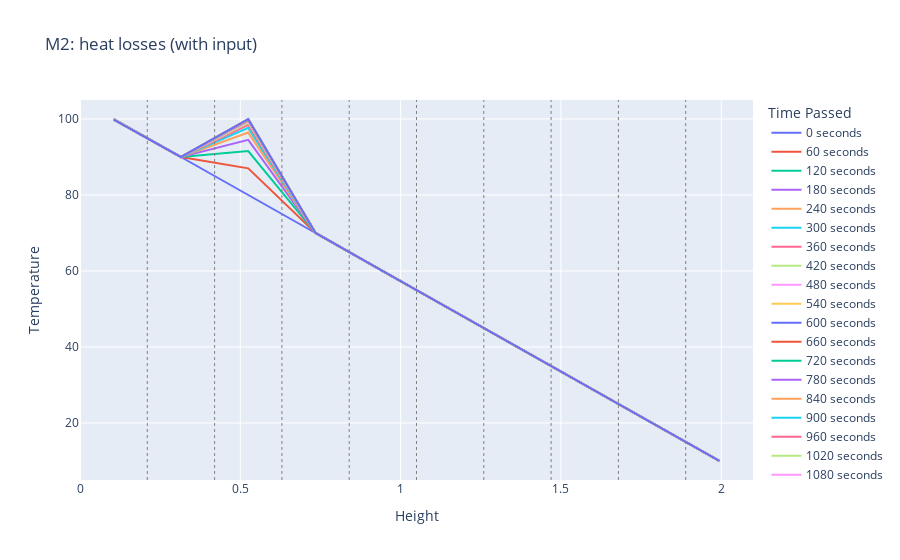
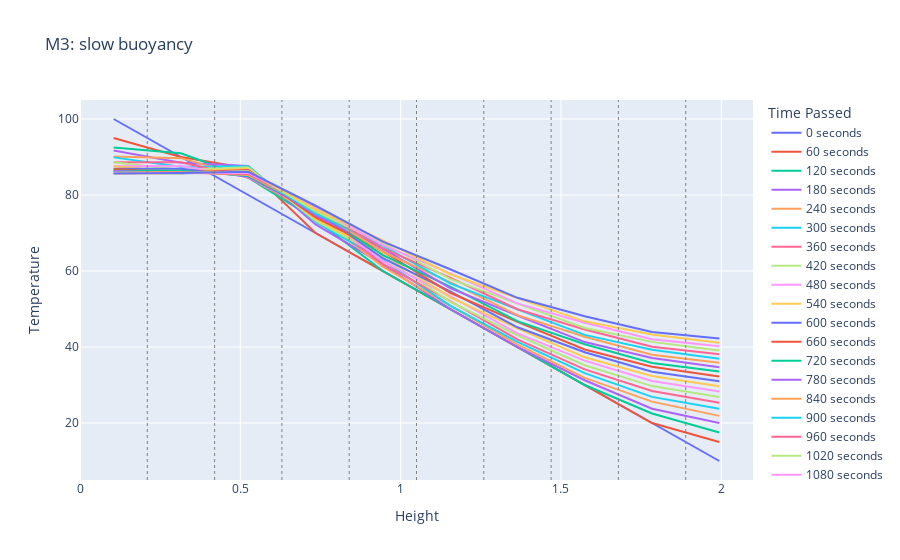
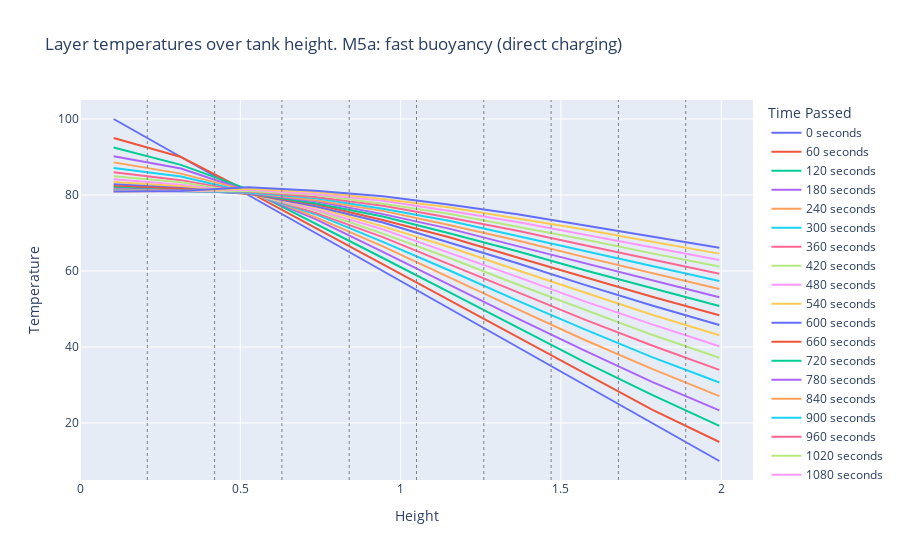
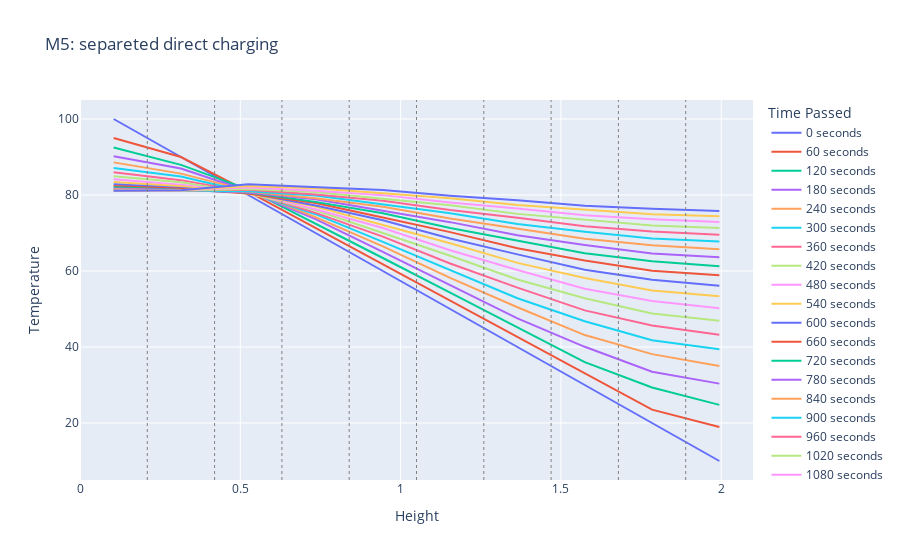

Notebook code cell kept with these figures, in order:
### Markdown cell above
#### Model 5: inlcude direct heating (streams)

### Code cell
# MODEL 2 - heat losses (with inputs)
tank_vector2 = HeatDistributionVector_model2(alpha, beta_i, beta_bottom, beta_top, lambda_i, phi_i, z, T_a, T_zero, dt, Qdot, mdot, Tm)
stability2 = tank_vector2.stability_check()
if (stability2 == 0):
    # Solve for the temperatures
    final_temperature2, results2 = tank_vector2.vector_solve(num_steps)
    # Plot the results
    plot_results_height(results2, tank_vector2.heights, dt, z, dz, "M2: heat losses (with input)")
    #plot_results_time(results2, dt, "Temperature development of each layer over time. M2: heat losses (with input)")


# MODEL 3 - slow buoy (inputs)
tank_vector3 = HeatDistributionVector_model3(alpha, beta_i, beta_bottom, beta_top, lambda_i, phi_i, z, T_a, T_zero, dt, Qdot, mdot, Tm)
stability3 = tank_vector3.stability_check()
if (stability3 == 0):
    # Solve for the temperatures
    final_temperature3, results3 = tank_vector3.vector_solve(num_steps)
    # Plot the results
    plot_results_height(results3, tank_vector3.heights, dt, z, dz, "M3: slow buoyancy")
    #plot_results_time(results3, dt, "Temperature development of each layer over time. M3: slow buoyancy")
# MODEL 5a - fast buoy (mdot - only direct charging)

tank_vector5a = HeatDistributionVector_model5a(alpha, beta_i, beta_bottom, beta_top, lambda_i, phi_i, z, T_a, T_zero, dt, Qdot, mdot, Tm)
stability5a = tank_vector5a.stability_check()
if (stability5a == 0):
    # Solve for the temperatures
    final_temperature5a, results5a = tank_vector5a.vector_solve(num_steps)
    # Plot the results
    plot_results_height(results5a, tank_vector5a.heights, dt, z, dz, "Layer temperatures over tank height. M5a: fast buoyancy (direct charging)")
    #plot_results_time(results4, dt, "M4: fast buoyancy (only indirect charging), Temperature development of each layer over time.)")



# MODEL 5b - fast buoy (mdot - separated)
tank_vector5b = HeatDistributionVector_model5b(alpha, beta_i, beta_bottom, beta_top, lambda_i, phi_i, z, T_a, T_zero, dt, Qdot, mdot, Tm)
stability5b = tank_vector5b.stability_check()
if (stability5b == 0):
    # Solve for the temperatures
    final_temperature5b, results5b = tank_vector5b.vector_solve(num_steps)
    # Plot the results
    plot_results_height(results5b, tank_vector5b.heights, dt, z, dz, "M5: separeted direct charging")
    #plot_results_time(results4, dt, "M4: fast buoyancy (only indirect charging), Temperature development of each layer over time.)")


# MODEL 5 - fast buoy (mdot - integrated)
tank_vector5 = HeatDistributionVector_model5(alpha, beta_i, beta_bottom, beta_top, lambda_i, phi_i, z, T_a, T_zero, dt, Qdot, mdot, Tm)
stability5 = tank_vector5.stability_check()
if (stability5 == 0):
    # Solve for the temperatures
    final_temperature5, results5 = tank_vector5.vector_solve(num_steps)
    # Plot the results
    plot_results_height(results5, tank_vector5.heights, dt, z, dz, "Layer temperatures over tank height. M5: integrated direct charging")
    #plot_results_time(results4, dt, "M4: fast buoyancy (only indirect charging), Temperature development of each layer over time.)")

### Figure 1 — Plotly figure (JSON) as saved in the notebook; plotly's stock layout.template omitted (floating-point values rounded to 4 significant figures)
{"data": [{"mode": "lines", "name": "0 seconds", "type": "scatter", "x": [0.105, 0.3149, 0.5248, 0.7347, 0.9446, 1.154, 1.364, 1.574, 1.784, 1.994], "y": [100, 90, 80, 70, 60, 50, 40, 30, 20, 10]}, {"mode": "lines", "name": "60 seconds", "type": "scatter", "x": [0.105, 0.3149, 0.5248, 0.7347, 0.9446, 1.154, 1.364, 1.574, 1.784, 1.994], "y": [99.99, 90.0, 87.01, 70.0, 60.0, 50.0, 40.0, 30.0, 20.0, 10.0]}, {"mode": "lines", "name": "120 seconds", "type": "scatter", "x": [0.105, 0.3149, 0.5248, 0.7347, 0.9446, 1.154, 1.364, 1.574, 1.784, 1.994], "y": [99.98, 89.99, 91.56, 70.0, 60.0, 50.0, 40.0, 30.0, 20.0, 10.0]}, {"mode": "lines", "name": "180 seconds", "type": "scatter", "x": [0.105, 0.3149, 0.5248, 0.7347, 0.9446, 1.154, 1.364, 1.574, 1.784, 1.994], "y": [99.97, 89.99, 94.51, 70.0, 59.99, 49.99, 40.0, 30.0, 20.0, 10.0]}, {"mode": "lines", "name": "240 seconds", "type": "scatter", "x": [0.105, 0.3149, 0.5248, 0.7347, 0.9446, 1.154, 1.364, 1.574, 1.784, 1.994], "y": [99.96, 89.99, 96.43, 70.0, 59.99, 49.99, 39.99, 30.0, 20.0, 10.01]}, {"mode": "lines", "name": "300 seconds", "type": "scatter", "x": [0.105, 0.3149, 0.5248, 0.7347, 0.9446, 1.154, 1.364, 1.574, 1.784, 1.994], "y": [99.95, 89.99, 97.67, 70.0, 59.99, 49.99, 39.99, 29.99, 20.0, 10.01]}, {"mode": "lines", "name": "360 seconds", "type": "scatter", "x": [0.105, 0.3149, 0.5248, 0.7347, 0.9446, 1.154, 1.364, 1.574, 1.784, 1.994], "y": [99.95, 89.99, 98.48, 70.0, 59.99, 49.99, 39.99, 29.99, 20.0, 10.01]}, {"mode": "lines", "name": "420 seconds", "type": "scatter", "x": [0.105, 0.3149, 0.5248, 0.7347, 0.9446, 1.154, 1.364, 1.574, 1.784, 1.994], "y": [99.94, 89.99, 99.0, 70.0, 59.98, 49.99, 39.99, 29.99, 19.99, 10.01]}, {"mode": "lines", "name": "480 seconds", "type": "scatter", "x": [0.105, 0.3149, 0.5248, 0.7347, 0.9446, 1.154, 1.364, 1.574, 1.784, 1.994], "y": [99.93, 89.99, 99.34, 70.0, 59.98, 49.99, 39.99, 29.99, 19.99, 10.01]}, {"mode": "lines", "name": "540 seconds", "type": "scatter", "x": [0.105, 0.3149, 0.5248, 0.7347, 0.9446, 1.154, 1.364, 1.574, 1.784, 1.994], "y": [99.92, 90.0, 99.56, 70.0, 59.98, 49.98, 39.99, 29.99, 19.99, 10.01]}, {"mode": "lines", "name": "600 seconds", "type": "scatter", "x": [0.105, 0.3149, 0.5248, 0.7347, 0.9446, 1.154, 1.364, 1.574, 1.784, 1.994], "y": [99.91, 90.0, 99.7, 70.0, 59.98, 49.98, 39.99, 29.99, 19.99, 10.01]}, {"mode": "lines", "name": "660 seconds", "type": "scatter", "x": [0.105, 0.3149, 0.5248, 0.7347, 0.9446, 1.154, 1.364, 1.574, 1.784, 1.994], "y": [99.9, 90.0, 99.8, 70.0, 59.98, 49.98, 39.98, 29.99, 19.99, 10.01]}, {"mode": "lines", "name": "720 seconds", "type": "scatter", "x": [0.105, 0.3149, 0.5248, 0.7347, 0.9446, 1.154, 1.364, 1.574, 1.784, 1.994], "y": [99.89, 90.0, 99.86, 70.01, 59.97, 49.98, 39.98, 29.99, 19.99, 10.02]}, {"mode": "lines", "name": "780 seconds", "type": "scatter", "x": [0.105, 0.3149, 0.5248, 0.7347, 0.9446, 1.154, 1.364, 1.574, 1.784, 1.994], "y": [99.88, 90.0, 99.89, 70.01, 59.97, 49.98, 39.98, 29.99, 19.99, 10.02]}, {"mode": "lines", "name": "840 seconds", "type": "scatter", "x": [0.105, 0.3149, 0.5248, 0.7347, 0.9446, 1.154, 1.364, 1.574, 1.784, 1.994], "y": [99.87, 90.0, 99.92, 70.01, 59.97, 49.97, 39.98, 29.98, 19.99, 10.02]}, {"mode": "lines", "name": "900 seconds", "type": "scatter", "x": [0.105, 0.3149, 0.5248, 0.7347, 0.9446, 1.154, 1.364, 1.574, 1.784, 1.994], "y": [99.86, 90.0, 99.94, 70.01, 59.97, 49.97, 39.98, 29.98, 19.99, 10.02]}, {"mode": "lines", "name": "960 seconds", "type": "scatter", "x": [0.105, 0.3149, 0.5248, 0.7347, 0.9446, 1.154, 1.364, 1.574, 1.784, 1.994], "y": [99.86, 90.0, 99.95, 70.01, 59.97, 49.97, 39.98, 29.98, 19.99, 10.02]}, {"mode": "lines", "name": "1020 seconds", "type": "scatter", "x": [0.105, 0.3149, 0.5248, 0.7347, 0.9446, 1.154, 1.364, 1.574, 1.784, 1.994], "y": [99.85, 90.0, 99.95, 70.01, 59.96, 49.97, 39.98, 29.98, 19.99, 10.02]}, {"mode": "lines", "name": "1080 seconds", "type": "scatter", "x": [0.105, 0.3149, 0.5248, 0.7347, 0.9446, 1.154, 1.364, 1.574, 1.784, 1.994], "y": [99.84, 90.0, 99.96, 70.01, 59.96, 49.97, 39.97, 29.98, 19.99, 10.02]}, {"mode": "lines", "name": "1140 seconds", "type": "scatter", "x": [0.105, 0.3149, 0.5248, 0.7347, 0.9446, 1.154, 1.364, 1.574, 1.784, 1.994], "y": [99.83, 90.0, 99.96, 70.02, 59.96, 49.97, 39.97, 29.98, 19.99, 10.02]}, {"mode": "lines", "name": "1200 seconds", "type": "scatter", "x": [0.105, 0.3149, 0.5248, 0.7347, 0.9446, 1.154, 1.364, 1.574, 1.784, 1.994], "y": [99.82, 90.0, 99.96, 70.02, 59.96, 49.96, 39.97, 29.98, 19.99, 10.03]}], "layout": {"legend": {"title": {"text": "Time Passed"}}, "shapes": [{"line": {"color": "grey", "dash": "dot", "width": 1}, "type": "line", "x0": 0.2099, "x1": 0.2099, "xref": "x", "y0": 0, "y1": 1, "yref": "paper"}, {"line": {"color": "grey", "dash": "dot", "width": 1}, "type": "line", "x0": 0.4198, "x1": 0.4198, "xref": "x", "y0": 0, "y1": 1, "yref": "paper"}, {"line": {"color": "grey", "dash": "dot", "width": 1}, "type": "line", "x0": 0.6297, "x1": 0.6297, "xref": "x", "y0": 0, "y1": 1, "yref": "paper"}, {"line": {"color": "grey", "dash": "dot", "width": 1}, "type": "line", "x0": 0.8396, "x1": 0.8396, "xref": "x", "y0": 0, "y1": 1, "yref": "paper"}, {"line": {"color": "grey", "dash": "dot", "width": 1}, "type": "line", "x0": 1.05, "x1": 1.05, "xref": "x", "y0": 0, "y1": 1, "yref": "paper"}, {"line": {"color": "grey", "dash": "dot", "width": 1}, "type": "line", "x0": 1.259, "x1": 1.259, "xref": "x", "y0": 0, "y1": 1, "yref": "paper"}, {"line": {"color": "grey", "dash": "dot", "width": 1}, "type": "line", "x0": 1.469, "x1": 1.469, "xref": "x", "y0": 0, "y1": 1, "yref": "paper"}, {"line": {"color": "grey", "dash": "dot", "width": 1}, "type": "line", "x0": 1.679, "x1": 1.679, "xref": "x", "y0": 0, "y1": 1, "yref": "paper"}, {"line": {"color": "grey", "dash": "dot", "width": 1}, "type": "line", "x0": 1.889, "x1": 1.889, "xref": "x", "y0": 0, "y1": 1, "yref": "paper"}], "title": {"text": "M2: heat losses (with input)"}, "xaxis": {"range": [0, 2.099], "title": {"text": "Height"}}, "yaxis": {"title": {"text": "Temperature"}}}}

### Figure 2 — Plotly figure (JSON) as saved in the notebook; plotly's stock layout.template omitted (floating-point values rounded to 4 significant figures)
{"data": [{"mode": "lines", "name": "0 seconds", "type": "scatter", "x": [0.105, 0.3149, 0.5248, 0.7347, 0.9446, 1.154, 1.364, 1.574, 1.784, 1.994], "y": [100, 90, 80, 70, 60, 50, 40, 30, 20, 10]}, {"mode": "lines", "name": "60 seconds", "type": "scatter", "x": [0.105, 0.3149, 0.5248, 0.7347, 0.9446, 1.154, 1.364, 1.574, 1.784, 1.994], "y": [94.99, 90.0, 87.01, 70.0, 60.0, 50.0, 40.0, 30.0, 20.0, 15.0]}, {"mode": "lines", "name": "120 seconds", "type": "scatter", "x": [0.105, 0.3149, 0.5248, 0.7347, 0.9446, 1.154, 1.364, 1.574, 1.784, 1.994], "y": [92.49, 91.0, 84.55, 73.5, 60.0, 50.0, 40.0, 30.0, 22.5, 17.5]}, {"mode": "lines", "name": "180 seconds", "type": "scatter", "x": [0.105, 0.3149, 0.5248, 0.7347, 0.9446, 1.154, 1.364, 1.574, 1.784, 1.994], "y": [91.73, 88.51, 87.66, 72.27, 61.75, 49.99, 40.0, 31.25, 23.75, 20.0]}, {"mode": "lines", "name": "240 seconds", "type": "scatter", "x": [0.105, 0.3149, 0.5248, 0.7347, 0.9446, 1.154, 1.364, 1.574, 1.784, 1.994], "y": [90.12, 89.7, 84.71, 74.7, 61.13, 50.87, 40.62, 31.87, 25.62, 21.87]}, {"mode": "lines", "name": "300 seconds", "type": "scatter", "x": [0.105, 0.3149, 0.5248, 0.7347, 0.9446, 1.154, 1.364, 1.574, 1.784, 1.994], "y": [89.9, 87.41, 87.56, 72.92, 62.79, 50.87, 41.37, 33.12, 26.87, 23.75]}, {"mode": "lines", "name": "360 seconds", "type": "scatter", "x": [0.105, 0.3149, 0.5248, 0.7347, 0.9446, 1.154, 1.364, 1.574, 1.784, 1.994], "y": [88.65, 88.64, 84.6, 75.17, 61.89, 52.08, 42.0, 34.12, 28.43, 25.31]}, {"mode": "lines", "name": "420 seconds", "type": "scatter", "x": [0.105, 0.3149, 0.5248, 0.7347, 0.9446, 1.154, 1.364, 1.574, 1.784, 1.994], "y": [88.6, 86.65, 87.3, 73.24, 63.62, 51.94, 43.1, 35.21, 29.71, 26.87]}, {"mode": "lines", "name": "480 seconds", "type": "scatter", "x": [0.105, 0.3149, 0.5248, 0.7347, 0.9446, 1.154, 1.364, 1.574, 1.784, 1.994], "y": [87.62, 87.63, 84.72, 75.46, 62.59, 53.36, 43.58, 36.4, 31.04, 28.29]}, {"mode": "lines", "name": "540 seconds", "type": "scatter", "x": [0.105, 0.3149, 0.5248, 0.7347, 0.9446, 1.154, 1.364, 1.574, 1.784, 1.994], "y": [87.58, 86.2, 86.9, 73.65, 64.41, 53.08, 44.88, 37.31, 32.35, 29.66]}, {"mode": "lines", "name": "600 seconds", "type": "scatter", "x": [0.105, 0.3149, 0.5248, 0.7347, 0.9446, 1.154, 1.364, 1.574, 1.784, 1.994], "y": [86.89, 86.89, 84.86, 75.65, 63.36, 54.64, 45.19, 38.61, 33.49, 31.0]}, {"mode": "lines", "name": "660 seconds", "type": "scatter", "x": [0.105, 0.3149, 0.5248, 0.7347, 0.9446, 1.154, 1.364, 1.574, 1.784, 1.994], "y": [86.85, 85.91, 86.57, 74.11, 65.14, 54.28, 46.63, 39.34, 34.81, 32.24]}, {"mode": "lines", "name": "720 seconds", "type": "scatter", "x": [0.105, 0.3149, 0.5248, 0.7347, 0.9446, 1.154, 1.364, 1.574, 1.784, 1.994], "y": [86.37, 86.37, 85.04, 75.86, 64.19, 55.88, 46.81, 40.72, 35.79, 33.52]}, {"mode": "lines", "name": "780 seconds", "type": "scatter", "x": [0.105, 0.3149, 0.5248, 0.7347, 0.9446, 1.154, 1.364, 1.574, 1.784, 1.994], "y": [86.33, 85.74, 86.35, 74.61, 65.87, 55.5, 48.3, 41.3, 37.12, 34.66]}, {"mode": "lines", "name": "840 seconds", "type": "scatter", "x": [0.105, 0.3149, 0.5248, 0.7347, 0.9446, 1.154, 1.364, 1.574, 1.784, 1.994], "y": [86.03, 86.03, 85.26, 76.11, 65.05, 57.08, 48.39, 42.71, 37.97, 35.89]}, {"mode": "lines", "name": "900 seconds", "type": "scatter", "x": [0.105, 0.3149, 0.5248, 0.7347, 0.9446, 1.154, 1.364, 1.574, 1.784, 1.994], "y": [85.99, 85.68, 86.23, 75.15, 66.59, 56.72, 49.89, 43.18, 39.3, 36.93]}, {"mode": "lines", "name": "960 seconds", "type": "scatter", "x": [0.105, 0.3149, 0.5248, 0.7347, 0.9446, 1.154, 1.364, 1.574, 1.784, 1.994], "y": [85.82, 85.83, 85.51, 76.41, 65.93, 58.24, 49.95, 44.59, 40.05, 38.11]}, {"mode": "lines", "name": "1020 seconds", "type": "scatter", "x": [0.105, 0.3149, 0.5248, 0.7347, 0.9446, 1.154, 1.364, 1.574, 1.784, 1.994], "y": [85.79, 85.7, 86.2, 75.72, 67.33, 57.94, 51.42, 45.0, 41.35, 39.08]}, {"mode": "lines", "name": "1080 seconds", "type": "scatter", "x": [0.105, 0.3149, 0.5248, 0.7347, 0.9446, 1.154, 1.364, 1.574, 1.784, 1.994], "y": [85.72, 85.76, 85.79, 76.76, 66.83, 59.37, 51.47, 46.38, 42.04, 40.21]}, {"mode": "lines", "name": "1140 seconds", "type": "scatter", "x": [0.105, 0.3149, 0.5248, 0.7347, 0.9446, 1.154, 1.364, 1.574, 1.784, 1.994], "y": [85.69, 85.75, 86.28, 76.31, 68.06, 59.15, 52.88, 46.75, 43.3, 41.12]}, {"mode": "lines", "name": "1200 seconds", "type": "scatter", "x": [0.105, 0.3149, 0.5248, 0.7347, 0.9446, 1.154, 1.364, 1.574, 1.784, 1.994], "y": [85.66, 85.77, 86.1, 77.17, 67.72, 60.47, 52.95, 48.08, 43.94, 42.21]}], "layout": {"legend": {"title": {"text": "Time Passed"}}, "shapes": [{"line": {"color": "grey", "dash": "dot", "width": 1}, "type": "line", "x0": 0.2099, "x1": 0.2099, "xref": "x", "y0": 0, "y1": 1, "yref": "paper"}, {"line": {"color": "grey", "dash": "dot", "width": 1}, "type": "line", "x0": 0.4198, "x1": 0.4198, "xref": "x", "y0": 0, "y1": 1, "yref": "paper"}, {"line": {"color": "grey", "dash": "dot", "width": 1}, "type": "line", "x0": 0.6297, "x1": 0.6297, "xref": "x", "y0": 0, "y1": 1, "yref": "paper"}, {"line": {"color": "grey", "dash": "dot", "width": 1}, "type": "line", "x0": 0.8396, "x1": 0.8396, "xref": "x", "y0": 0, "y1": 1, "yref": "paper"}, {"line": {"color": "grey", "dash": "dot", "width": 1}, "type": "line", "x0": 1.05, "x1": 1.05, "xref": "x", "y0": 0, "y1": 1, "yref": "paper"}, {"line": {"color": "grey", "dash": "dot", "width": 1}, "type": "line", "x0": 1.259, "x1": 1.259, "xref": "x", "y0": 0, "y1": 1, "yref": "paper"}, {"line": {"color": "grey", "dash": "dot", "width": 1}, "type": "line", "x0": 1.469, "x1": 1.469, "xref": "x", "y0": 0, "y1": 1, "yref": "paper"}, {"line": {"color": "grey", "dash": "dot", "width": 1}, "type": "line", "x0": 1.679, "x1": 1.679, "xref": "x", "y0": 0, "y1": 1, "yref": "paper"}, {"line": {"color": "grey", "dash": "dot", "width": 1}, "type": "line", "x0": 1.889, "x1": 1.889, "xref": "x", "y0": 0, "y1": 1, "yref": "paper"}], "title": {"text": "M3: slow buoyancy"}, "xaxis": {"range": [0, 2.099], "title": {"text": "Height"}}, "yaxis": {"title": {"text": "Temperature"}}}}

### Figure 3 — Plotly figure (JSON) as saved in the notebook; plotly's stock layout.template omitted (floating-point values rounded to 4 significant figures)
{"data": [{"mode": "lines", "name": "0 seconds", "type": "scatter", "x": [0.105, 0.3149, 0.5248, 0.7347, 0.9446, 1.154, 1.364, 1.574, 1.784, 1.994], "y": [100, 90, 80, 70, 60, 50, 40, 30, 20, 10]}, {"mode": "lines", "name": "60 seconds", "type": "scatter", "x": [0.105, 0.3149, 0.5248, 0.7347, 0.9446, 1.154, 1.364, 1.574, 1.784, 1.994], "y": [94.99, 90.0, 80.87, 71.31, 61.75, 52.19, 42.63, 33.07, 23.51, 15.0]}, {"mode": "lines", "name": "120 seconds", "type": "scatter", "x": [0.105, 0.3149, 0.5248, 0.7347, 0.9446, 1.154, 1.364, 1.574, 1.784, 1.994], "y": [92.49, 87.93, 81.49, 72.57, 63.42, 54.28, 45.14, 36.0, 27.39, 19.25]}, {"mode": "lines", "name": "180 seconds", "type": "scatter", "x": [0.105, 0.3149, 0.5248, 0.7347, 0.9446, 1.154, 1.364, 1.574, 1.784, 1.994], "y": [90.2, 86.98, 81.06, 73.66, 65.03, 56.28, 47.54, 39.07, 30.81, 23.32]}, {"mode": "lines", "name": "240 seconds", "type": "scatter", "x": [0.105, 0.3149, 0.5248, 0.7347, 0.9446, 1.154, 1.364, 1.574, 1.784, 1.994], "y": [88.59, 85.62, 81.15, 74.19, 66.5, 58.2, 49.97, 41.84, 34.22, 27.06]}, {"mode": "lines", "name": "300 seconds", "type": "scatter", "x": [0.105, 0.3149, 0.5248, 0.7347, 0.9446, 1.154, 1.364, 1.574, 1.784, 1.994], "y": [87.1, 84.86, 80.73, 74.95, 67.66, 60.07, 52.21, 44.65, 37.34, 30.64]}, {"mode": "lines", "name": "360 seconds", "type": "scatter", "x": [0.105, 0.3149, 0.5248, 0.7347, 0.9446, 1.154, 1.364, 1.574, 1.784, 1.994], "y": [85.97, 83.91, 80.75, 75.29, 68.92, 61.68, 54.45, 47.2, 40.39, 33.99]}, {"mode": "lines", "name": "420 seconds", "type": "scatter", "x": [0.105, 0.3149, 0.5248, 0.7347, 0.9446, 1.154, 1.364, 1.574, 1.784, 1.994], "y": [84.94, 83.36, 80.44, 75.92, 69.85, 63.36, 56.44, 49.73, 43.2, 37.19]}, {"mode": "lines", "name": "480 seconds", "type": "scatter", "x": [0.105, 0.3149, 0.5248, 0.7347, 0.9446, 1.154, 1.364, 1.574, 1.784, 1.994], "y": [84.14, 82.68, 80.49, 76.2, 70.96, 64.74, 58.46, 52.02, 45.95, 40.2]}, {"mode": "lines", "name": "540 seconds", "type": "scatter", "x": [0.105, 0.3149, 0.5248, 0.7347, 0.9446, 1.154, 1.364, 1.574, 1.784, 1.994], "y": [83.41, 82.31, 80.29, 76.77, 71.74, 66.25, 60.2, 54.3, 48.48, 43.07]}, {"mode": "lines", "name": "600 seconds", "type": "scatter", "x": [0.105, 0.3149, 0.5248, 0.7347, 0.9446, 1.154, 1.364, 1.574, 1.784, 1.994], "y": [82.85, 81.85, 80.4, 77.03, 72.74, 67.45, 62.02, 56.34, 50.94, 45.77]}, {"mode": "lines", "name": "660 seconds", "type": "scatter", "x": [0.105, 0.3149, 0.5248, 0.7347, 0.9446, 1.154, 1.364, 1.574, 1.784, 1.994], "y": [82.34, 81.62, 80.29, 77.58, 73.43, 68.8, 63.56, 58.39, 53.2, 48.35]}, {"mode": "lines", "name": "720 seconds", "type": "scatter", "x": [0.105, 0.3149, 0.5248, 0.7347, 0.9446, 1.154, 1.364, 1.574, 1.784, 1.994], "y": [81.98, 81.32, 80.46, 77.84, 74.35, 69.86, 65.19, 60.2, 55.42, 50.78]}, {"mode": "lines", "name": "780 seconds", "type": "scatter", "x": [0.105, 0.3149, 0.5248, 0.7347, 0.9446, 1.154, 1.364, 1.574, 1.784, 1.994], "y": [81.64, 81.22, 80.43, 78.37, 74.97, 71.09, 66.55, 62.05, 57.44, 53.1]}, {"mode": "lines", "name": "840 seconds", "type": "scatter", "x": [0.105, 0.3149, 0.5248, 0.7347, 0.9446, 1.154, 1.364, 1.574, 1.784, 1.994], "y": [81.42, 81.03, 80.65, 78.65, 75.83, 72.03, 68.03, 63.66, 59.44, 55.27]}, {"mode": "lines", "name": "900 seconds", "type": "scatter", "x": [0.105, 0.3149, 0.5248, 0.7347, 0.9446, 1.154, 1.364, 1.574, 1.784, 1.994], "y": [81.22, 81.03, 80.69, 79.17, 76.39, 73.15, 69.24, 65.33, 61.24, 57.35]}, {"mode": "lines", "name": "960 seconds", "type": "scatter", "x": [0.105, 0.3149, 0.5248, 0.7347, 0.9446, 1.154, 1.364, 1.574, 1.784, 1.994], "y": [81.11, 80.96, 80.95, 79.45, 77.19, 73.99, 70.58, 66.76, 63.03, 59.29]}, {"mode": "lines", "name": "1020 seconds", "type": "scatter", "x": [0.105, 0.3149, 0.5248, 0.7347, 0.9446, 1.154, 1.364, 1.574, 1.784, 1.994], "y": [81.02, 81.0, 81.07, 79.97, 77.72, 75.03, 71.66, 68.26, 64.64, 61.16]}, {"mode": "lines", "name": "1080 seconds", "type": "scatter", "x": [0.105, 0.3149, 0.5248, 0.7347, 0.9446, 1.154, 1.364, 1.574, 1.784, 1.994], "y": [80.98, 81.02, 81.37, 80.27, 78.47, 75.78, 72.88, 69.54, 66.26, 62.9]}, {"mode": "lines", "name": "1140 seconds", "type": "scatter", "x": [0.105, 0.3149, 0.5248, 0.7347, 0.9446, 1.154, 1.364, 1.574, 1.784, 1.994], "y": [80.94, 81.04, 81.63, 80.78, 78.96, 76.74, 73.84, 70.9, 67.69, 64.57]}, {"mode": "lines", "name": "1200 seconds", "type": "scatter", "x": [0.105, 0.3149, 0.5248, 0.7347, 0.9446, 1.154, 1.364, 1.574, 1.784, 1.994], "y": [80.92, 81.05, 82.01, 81.14, 79.68, 77.42, 74.96, 72.04, 69.15, 66.13]}], "layout": {"legend": {"title": {"text": "Time Passed"}}, "shapes": [{"line": {"color": "grey", "dash": "dot", "width": 1}, "type": "line", "x0": 0.2099, "x1": 0.2099, "xref": "x", "y0": 0, "y1": 1, "yref": "paper"}, {"line": {"color": "grey", "dash": "dot", "width": 1}, "type": "line", "x0": 0.4198, "x1": 0.4198, "xref": "x", "y0": 0, "y1": 1, "yref": "paper"}, {"line": {"color": "grey", "dash": "dot", "width": 1}, "type": "line", "x0": 0.6297, "x1": 0.6297, "xref": "x", "y0": 0, "y1": 1, "yref": "paper"}, {"line": {"color": "grey", "dash": "dot", "width": 1}, "type": "line", "x0": 0.8396, "x1": 0.8396, "xref": "x", "y0": 0, "y1": 1, "yref": "paper"}, {"line": {"color": "grey", "dash": "dot", "width": 1}, "type": "line", "x0": 1.05, "x1": 1.05, "xref": "x", "y0": 0, "y1": 1, "yref": "paper"}, {"line": {"color": "grey", "dash": "dot", "width": 1}, "type": "line", "x0": 1.259, "x1": 1.259, "xref": "x", "y0": 0, "y1": 1, "yref": "paper"}, {"line": {"color": "grey", "dash": "dot", "width": 1}, "type": "line", "x0": 1.469, "x1": 1.469, "xref": "x", "y0": 0, "y1": 1, "yref": "paper"}, {"line": {"color": "grey", "dash": "dot", "width": 1}, "type": "line", "x0": 1.679, "x1": 1.679, "xref": "x", "y0": 0, "y1": 1, "yref": "paper"}, {"line": {"color": "grey", "dash": "dot", "width": 1}, "type": "line", "x0": 1.889, "x1": 1.889, "xref": "x", "y0": 0, "y1": 1, "yref": "paper"}], "title": {"text": "Layer temperatures over tank height. M5a: fast buoyancy (direct charging)"}, "xaxis": {"range": [0, 2.099], "title": {"text": "Height"}}, "yaxis": {"title": {"text": "Temperature"}}}}

### Figure 4 — Plotly figure (JSON) as saved in the notebook; plotly's stock layout.template omitted (floating-point values rounded to 4 significant figures)
{"data": [{"mode": "lines", "name": "0 seconds", "type": "scatter", "x": [0.105, 0.3149, 0.5248, 0.7347, 0.9446, 1.154, 1.364, 1.574, 1.784, 1.994], "y": [100, 90, 80, 70, 60, 50, 40, 30, 20, 10]}, {"mode": "lines", "name": "60 seconds", "type": "scatter", "x": [0.105, 0.3149, 0.5248, 0.7347, 0.9446, 1.154, 1.364, 1.574, 1.784, 1.994], "y": [94.99, 90.0, 80.87, 71.31, 61.75, 52.19, 42.63, 33.07, 23.51, 18.95]}, {"mode": "lines", "name": "120 seconds", "type": "scatter", "x": [0.105, 0.3149, 0.5248, 0.7347, 0.9446, 1.154, 1.364, 1.574, 1.784, 1.994], "y": [92.49, 87.93, 81.49, 72.57, 63.42, 54.28, 45.14, 36.0, 29.36, 24.78]}, {"mode": "lines", "name": "180 seconds", "type": "scatter", "x": [0.105, 0.3149, 0.5248, 0.7347, 0.9446, 1.154, 1.364, 1.574, 1.784, 1.994], "y": [90.2, 86.98, 81.06, 73.66, 65.03, 56.28, 47.54, 40.05, 33.48, 30.36]}, {"mode": "lines", "name": "240 seconds", "type": "scatter", "x": [0.105, 0.3149, 0.5248, 0.7347, 0.9446, 1.154, 1.364, 1.574, 1.784, 1.994], "y": [88.59, 85.62, 81.15, 74.19, 66.5, 58.2, 50.47, 43.14, 38.12, 34.97]}, {"mode": "lines", "name": "300 seconds", "type": "scatter", "x": [0.105, 0.3149, 0.5248, 0.7347, 0.9446, 1.154, 1.364, 1.574, 1.784, 1.994], "y": [87.1, 84.86, 80.73, 74.95, 67.66, 60.31, 52.84, 46.79, 41.77, 39.4]}, {"mode": "lines", "name": "360 seconds", "type": "scatter", "x": [0.105, 0.3149, 0.5248, 0.7347, 0.9446, 1.154, 1.364, 1.574, 1.784, 1.994], "y": [85.97, 83.91, 80.75, 75.29, 69.05, 61.99, 55.62, 49.63, 45.64, 43.24]}, {"mode": "lines", "name": "420 seconds", "type": "scatter", "x": [0.105, 0.3149, 0.5248, 0.7347, 0.9446, 1.154, 1.364, 1.574, 1.784, 1.994], "y": [84.94, 83.36, 80.44, 75.98, 69.99, 64.0, 57.75, 52.83, 48.82, 46.92]}, {"mode": "lines", "name": "480 seconds", "type": "scatter", "x": [0.105, 0.3149, 0.5248, 0.7347, 0.9446, 1.154, 1.364, 1.574, 1.784, 1.994], "y": [84.14, 82.68, 80.52, 76.27, 71.3, 65.45, 60.26, 55.35, 52.12, 50.19]}, {"mode": "lines", "name": "540 seconds", "type": "scatter", "x": [0.105, 0.3149, 0.5248, 0.7347, 0.9446, 1.154, 1.364, 1.574, 1.784, 1.994], "y": [83.41, 82.33, 80.33, 76.95, 72.11, 67.29, 62.14, 58.15, 54.87, 53.34]}, {"mode": "lines", "name": "600 seconds", "type": "scatter", "x": [0.105, 0.3149, 0.5248, 0.7347, 0.9446, 1.154, 1.364, 1.574, 1.784, 1.994], "y": [82.86, 81.86, 80.5, 77.23, 73.34, 68.56, 64.38, 60.34, 57.72, 56.14]}, {"mode": "lines", "name": "660 seconds", "type": "scatter", "x": [0.105, 0.3149, 0.5248, 0.7347, 0.9446, 1.154, 1.364, 1.574, 1.784, 1.994], "y": [82.36, 81.68, 80.4, 77.91, 74.06, 70.24, 66.0, 62.78, 60.09, 58.85]}, {"mode": "lines", "name": "720 seconds", "type": "scatter", "x": [0.105, 0.3149, 0.5248, 0.7347, 0.9446, 1.154, 1.364, 1.574, 1.784, 1.994], "y": [82.01, 81.37, 80.65, 78.19, 75.21, 71.33, 68.0, 64.68, 62.56, 61.27]}, {"mode": "lines", "name": "780 seconds", "type": "scatter", "x": [0.105, 0.3149, 0.5248, 0.7347, 0.9446, 1.154, 1.364, 1.574, 1.784, 1.994], "y": [81.69, 81.33, 80.63, 78.88, 75.85, 72.86, 69.4, 66.83, 64.61, 63.61]}, {"mode": "lines", "name": "840 seconds", "type": "scatter", "x": [0.105, 0.3149, 0.5248, 0.7347, 0.9446, 1.154, 1.364, 1.574, 1.784, 1.994], "y": [81.5, 81.15, 80.95, 79.16, 76.93, 73.81, 71.18, 68.46, 66.77, 65.7]}, {"mode": "lines", "name": "900 seconds", "type": "scatter", "x": [0.105, 0.3149, 0.5248, 0.7347, 0.9446, 1.154, 1.364, 1.574, 1.784, 1.994], "y": [81.32, 81.22, 80.99, 79.85, 77.49, 75.2, 72.4, 70.35, 68.53, 67.73]}, {"mode": "lines", "name": "960 seconds", "type": "scatter", "x": [0.105, 0.3149, 0.5248, 0.7347, 0.9446, 1.154, 1.364, 1.574, 1.784, 1.994], "y": [81.25, 81.16, 81.37, 80.12, 78.51, 76.03, 73.98, 71.76, 70.42, 69.54]}, {"mode": "lines", "name": "1020 seconds", "type": "scatter", "x": [0.105, 0.3149, 0.5248, 0.7347, 0.9446, 1.154, 1.364, 1.574, 1.784, 1.994], "y": [81.18, 81.21, 81.57, 80.81, 79.02, 77.29, 75.03, 73.44, 71.95, 71.31]}, {"mode": "lines", "name": "1080 seconds", "type": "scatter", "x": [0.105, 0.3149, 0.5248, 0.7347, 0.9446, 1.154, 1.364, 1.574, 1.784, 1.994], "y": [81.15, 81.24, 81.99, 81.13, 79.97, 78.02, 76.46, 74.65, 73.6, 72.88]}, {"mode": "lines", "name": "1140 seconds", "type": "scatter", "x": [0.105, 0.3149, 0.5248, 0.7347, 0.9446, 1.154, 1.364, 1.574, 1.784, 1.994], "y": [81.13, 81.25, 82.35, 81.8, 80.45, 79.17, 77.36, 76.14, 74.92, 74.42]}, {"mode": "lines", "name": "1200 seconds", "type": "scatter", "x": [0.105, 0.3149, 0.5248, 0.7347, 0.9446, 1.154, 1.364, 1.574, 1.784, 1.994], "y": [81.11, 81.26, 82.84, 82.19, 81.34, 79.81, 78.64, 77.18, 76.38, 75.79]}], "layout": {"legend": {"title": {"text": "Time Passed"}}, "shapes": [{"line": {"color": "grey", "dash": "dot", "width": 1}, "type": "line", "x0": 0.2099, "x1": 0.2099, "xref": "x", "y0": 0, "y1": 1, "yref": "paper"}, {"line": {"color": "grey", "dash": "dot", "width": 1}, "type": "line", "x0": 0.4198, "x1": 0.4198, "xref": "x", "y0": 0, "y1": 1, "yref": "paper"}, {"line": {"color": "grey", "dash": "dot", "width": 1}, "type": "line", "x0": 0.6297, "x1": 0.6297, "xref": "x", "y0": 0, "y1": 1, "yref": "paper"}, {"line": {"color": "grey", "dash": "dot", "width": 1}, "type": "line", "x0": 0.8396, "x1": 0.8396, "xref": "x", "y0": 0, "y1": 1, "yref": "paper"}, {"line": {"color": "grey", "dash": "dot", "width": 1}, "type": "line", "x0": 1.05, "x1": 1.05, "xref": "x", "y0": 0, "y1": 1, "yref": "paper"}, {"line": {"color": "grey", "dash": "dot", "width": 1}, "type": "line", "x0": 1.259, "x1": 1.259, "xref": "x", "y0": 0, "y1": 1, "yref": "paper"}, {"line": {"color": "grey", "dash": "dot", "width": 1}, "type": "line", "x0": 1.469, "x1": 1.469, "xref": "x", "y0": 0, "y1": 1, "yref": "paper"}, {"line": {"color": "grey", "dash": "dot", "width": 1}, "type": "line", "x0": 1.679, "x1": 1.679, "xref": "x", "y0": 0, "y1": 1, "yref": "paper"}, {"line": {"color": "grey", "dash": "dot", "width": 1}, "type": "line", "x0": 1.889, "x1": 1.889, "xref": "x", "y0": 0, "y1": 1, "yref": "paper"}], "title": {"text": "M5: separeted direct charging"}, "xaxis": {"range": [0, 2.099], "title": {"text": "Height"}}, "yaxis": {"title": {"text": "Temperature"}}}}
